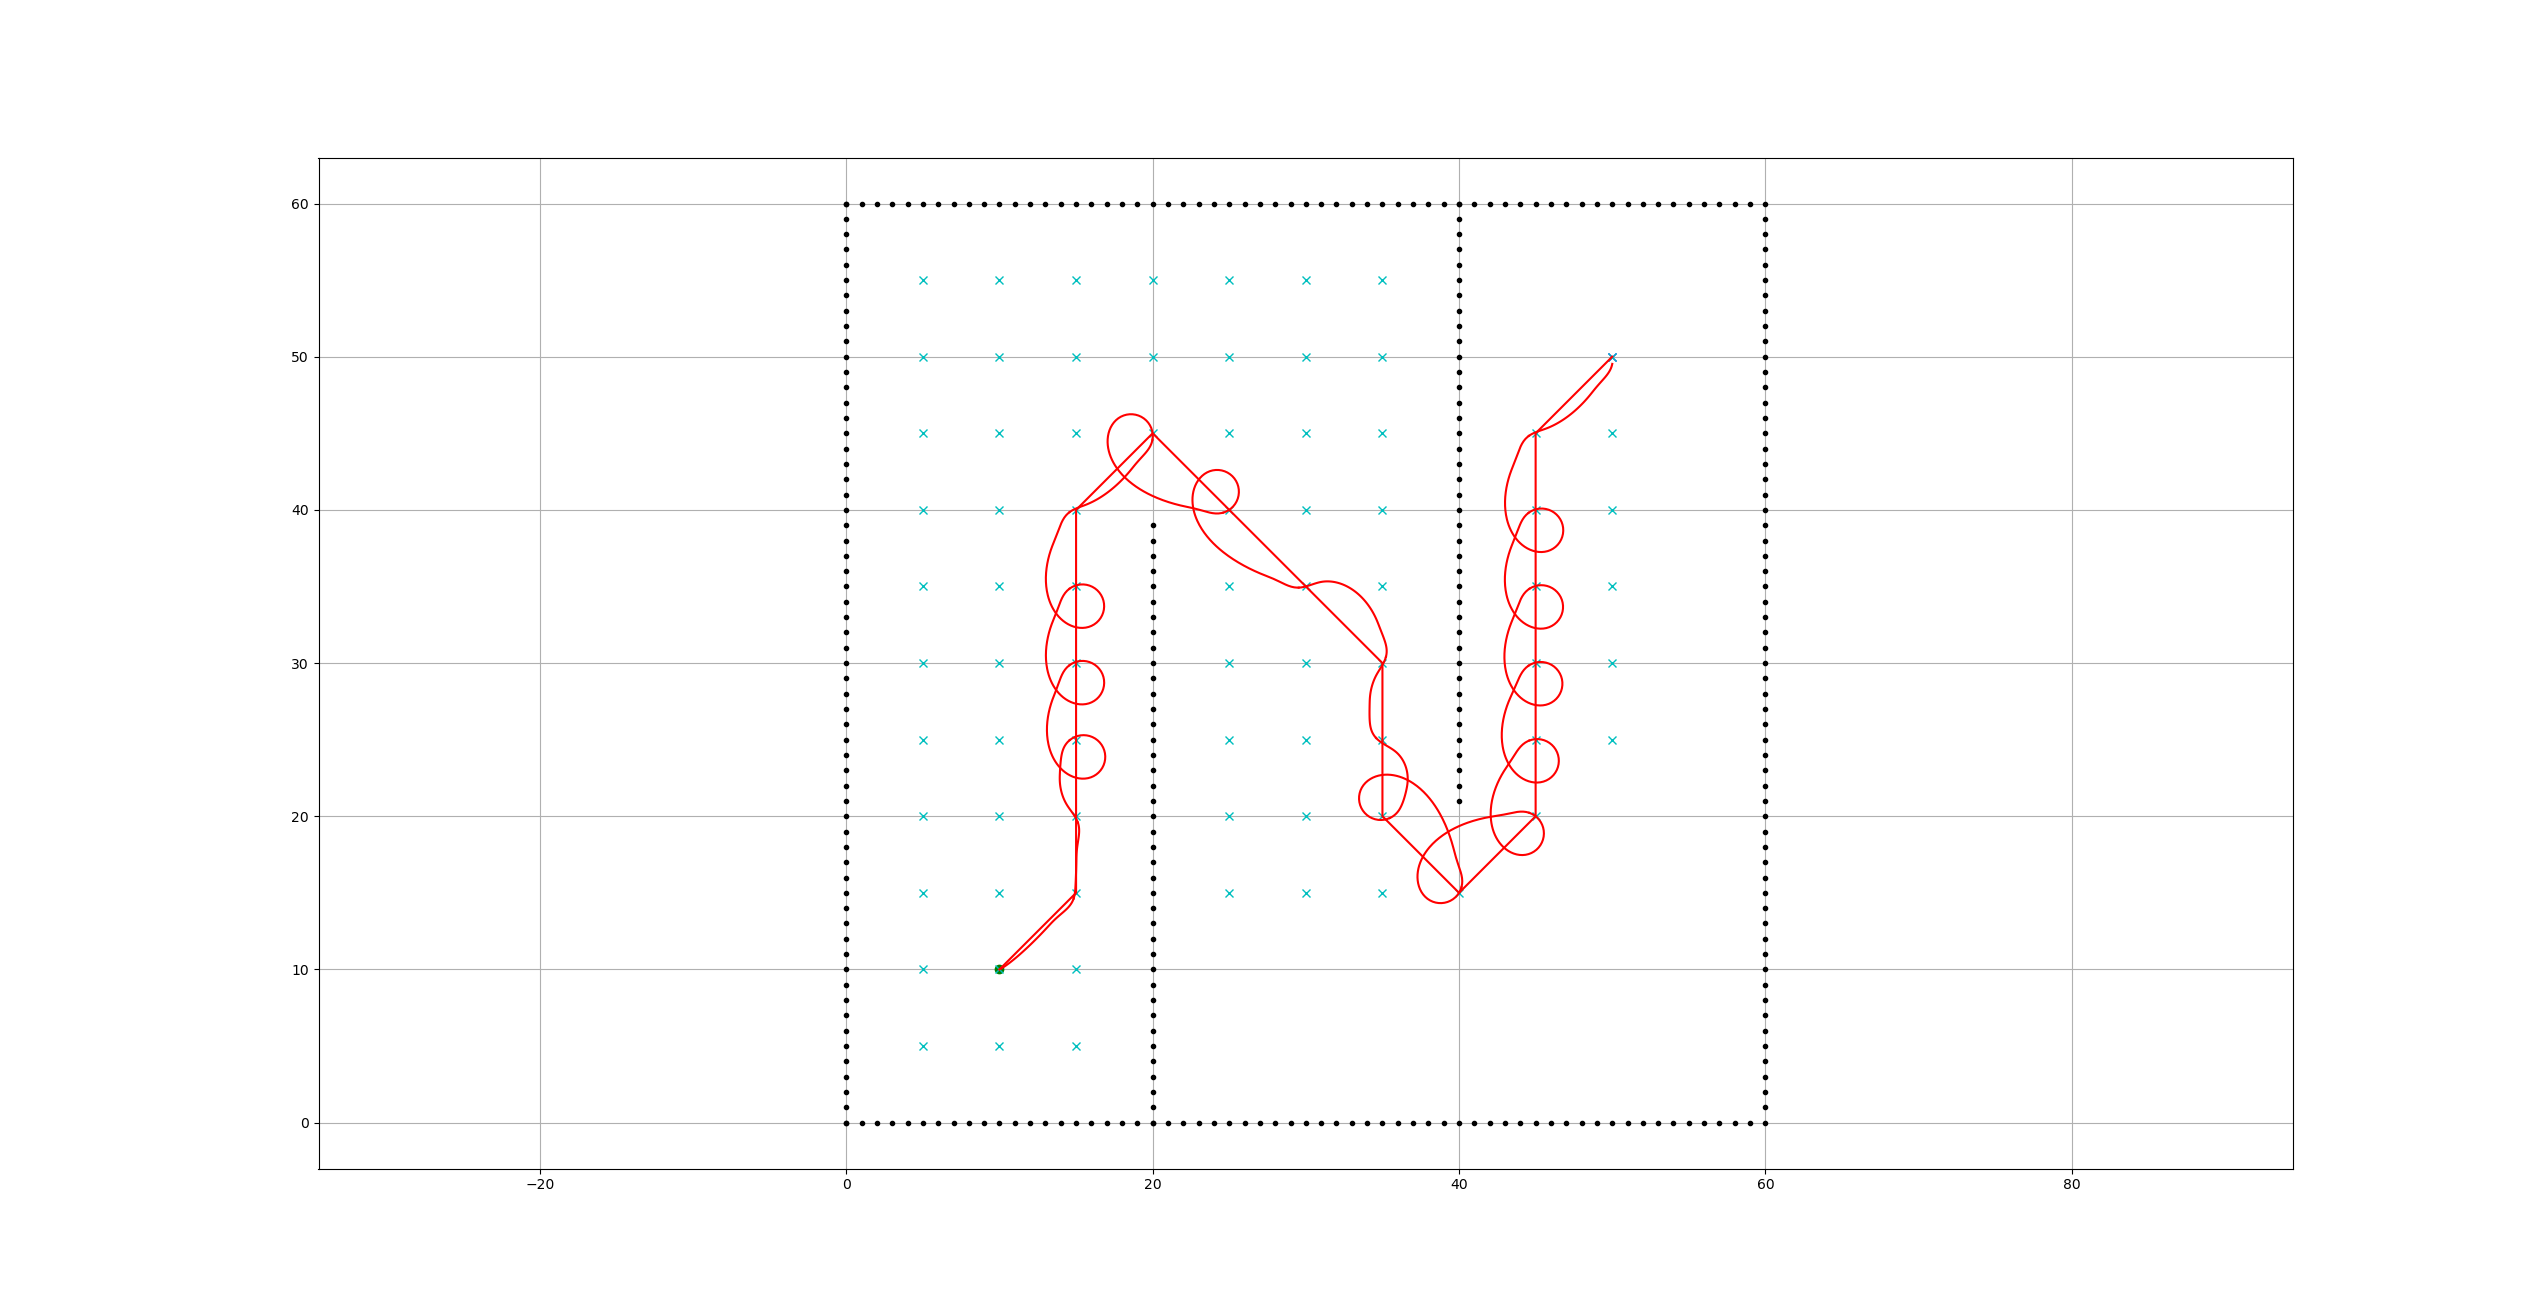

Here is the Python script that generated this plot:
import os, sys
rpath = os.path.abspath(
    os.path.join(os.path.dirname(__file__), "..", "..")
)
sys.path.append(rpath)

from PathPlanning.AStar import a_star
from PathPlanning.DynamicWindowApproach import dynamic_window_approach as dwa

import math
import numpy as np
import matplotlib.pyplot as plt

show_animation = True

"""
In this version of codes, a lower resolution A* path is used to guide the DWA path.
"""

# Set up the map
ox, oy = [], []
for i in range(60):
    ox.append(i)
    oy.append(0.0)
for i in range(60):
    ox.append(60.0)
    oy.append(i)
for i in range(61):
    ox.append(i)
    oy.append(60.0)
for i in range(61):
    ox.append(0.0)
    oy.append(i)
for i in range(40):
    ox.append(20.0)
    oy.append(i)
for i in range(40):
    ox.append(40.0)
    oy.append(60.0 - i)
ob = np.array([ox, oy]).transpose()

def main():
    # Set the start and goal positions
    sx, sy = 10.0, 10.0
    gx, gy = 50.0, 50.0

    # Plot the map
    if show_animation:  # pragma: no cover
        plt.plot(ox, oy, ".k")
        plt.plot(sx, sy, "og")
        plt.plot(gx, gy, "xb")
        plt.grid(True)
        plt.axis("equal")

    # Run A* path planning
    a_star_planner = a_star.AStarPlanner(
        ob, resolution=5.0, rr=1.0,
        min_x=min(*ox, sx-2, gx-2), min_y=min(*oy, sy-2, gy-2),
        max_x=max(*ox, sx+2, gx+2), max_y=max(*oy, sy+2, gy+2)
    )
    rx, ry = a_star_planner.planning(sx, sy, gx, gy)
    
    road_map = np.array([rx, ry]).transpose()[::-1]
    # print(road_map)

    # Plot the path
    if show_animation:  # pragma: no cover
        plt.plot(rx, ry, "-r")
        plt.pause(0.001)
        # plt.show()

    # # Run DWA path planning
    x = np.array([sx, sy, math.pi / 8.0, 0.0, 0.0])
    config = dwa.Config()
    config.robot_type = dwa.RobotType.rectangle
    config.robot_width = 1.0
    config.robot_length = 2.0

    print(__file__ + " start!!")

    if show_animation:  # pragma: no cover
        # for stopping simulation with the esc key.
        plt.gcf().canvas.mpl_connect(
            'key_release_event',
            lambda event: [exit(0) if event.key == 'escape' else None])

    for dwagoal in road_map[1:]:
        trajectory = np.array(x)
        while True:
            plt_elements = []
            u, predicted_trajectory = dwa.dwa_control(x, config, dwagoal, ob)
            x = dwa.motion(x, u, config.dt)  # simulate robot
            trajectory = np.vstack((trajectory, x))  # store state history

            if show_animation:
                plt_elements.append(plt.plot(predicted_trajectory[:, 0], predicted_trajectory[:, 1], "-g")[0])
                plt_elements.append(plt.plot(x[0], x[1], "xr")[0])
                plt_elements.extend(dwa.plot_robot(x[0], x[1], x[2], config))
                plt_elements.extend(dwa.plot_arrow(x[0], x[1], x[2]))
                plt.pause(0.0001)
                for ele in plt_elements:
                    ele.remove()

            # check reaching goal
            dist_to_goal = math.hypot(x[0] - dwagoal[0], x[1] - dwagoal[1])
            if dist_to_goal <= config.catch_goal_dist:
                print("Goal!!")
                break

        print("Done - for current DWA")
        if show_animation: # pragma: no cover
            plt.plot(trajectory[:, 0], trajectory[:, 1], "-r")
            plt.pause(0.0001)
            # plt.show()
        
    print("Done")
    if show_animation: # pragma: no cover
        plt.show()
        


if __name__ == '__main__':
    main()
